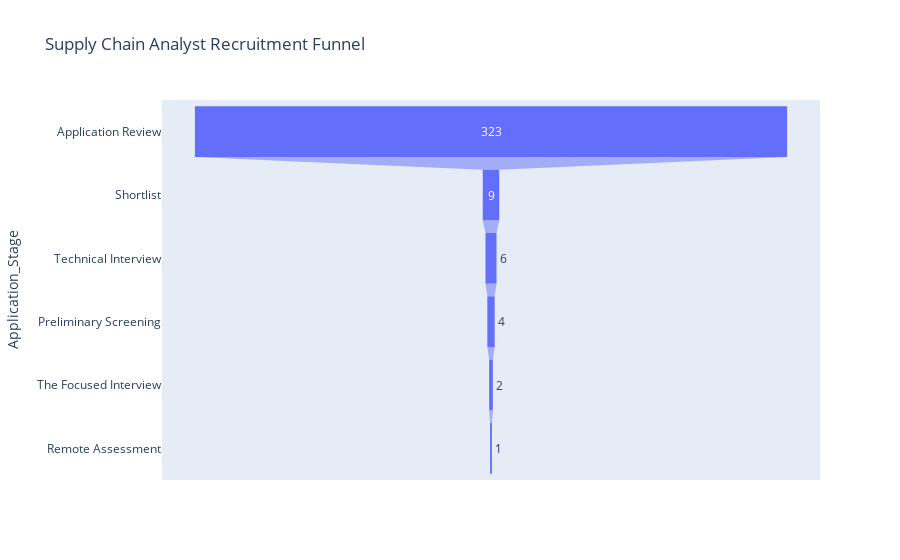

The code cell stored with this chart in its notebook:
### Markdown cell above
Here we have an interesting situation where the stages are completely different and some discretion (or advice from the actual people team) would need to be employed to sort the stages. I would imagine that the Case Study stage would need to come before the Final Interview.

### Code cell
# Finally, lets look at the 'Supply Chain Analyst' role:

data = dict(
    No_of_Candidates=sca_counts,
    Application_Stage=sca_stages)
fig = px.funnel(data, x='No_of_Candidates', y='Application_Stage', title='Supply Chain Analyst Recruitment Funnel',)
fig.show()

### Figure 1 — Plotly figure (JSON) as saved in the notebook; plotly's stock layout.template omitted (floating-point values rounded to 4 significant figures)
{"data": [{"hovertemplate": "No_of_Candidates=%{x}<br>Application_Stage=%{y}<extra></extra>", "legendgroup": "", "marker": {"color": "#636efa"}, "name": "", "orientation": "h", "showlegend": false, "type": "funnel", "x": [323, 9, 6, 4, 2, 1], "xaxis": "x", "y": ["Application Review", "Shortlist", "Technical Interview", "Preliminary Screening", "The Focused Interview", "Remote Assessment"], "yaxis": "y"}], "layout": {"legend": {"tracegroupgap": 0}, "title": {"text": "Supply Chain Analyst Recruitment Funnel"}, "xaxis": {"anchor": "y", "domain": [0, 1], "title": {"text": "No_of_Candidates"}}, "yaxis": {"anchor": "x", "domain": [0, 1], "title": {"text": "Application_Stage"}}}}
